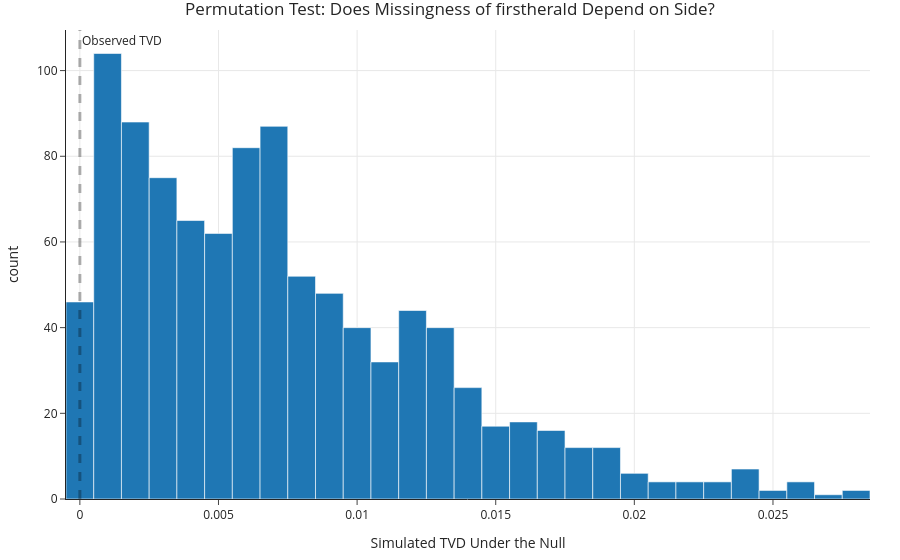

Source (notebook cell):
### Code cell
observed_side_missing, sim_side_missing, p_side_missing = categorical_missingness_permutation_test(
    team,
    missing_col=missing_col,
    group_col="side",
    repetitions=1000
)

print("Missingness column:", missing_col)
print("Observed TVD for side:", observed_side_missing)
print("P-value for side dependency:", p_side_missing)

fig_missing_side = px.histogram(
    x=sim_side_missing,
    nbins=40,
    title=f"Permutation Test: Does Missingness of {missing_col} Depend on Side?",
    labels={"x": "Simulated TVD Under the Null"}
)

fig_missing_side.add_vline(
    x=observed_side_missing,
    line_dash="dash",
    line_width=3,
    annotation_text="Observed TVD"
)

fig_missing_side.show()
fig_missing_side.write_html(assets_dir / "missingness-side-test.html", include_plotlyjs="cdn")

### Figure 1 — Plotly figure (JSON) as saved in the notebook; plotly's stock layout.template omitted (floating-point values rounded to 4 significant figures; data arrays with more than 128 entries replaced by an {"elided": "..."} marker saying what was removed)
{"data": [{"alignmentgroup": "True", "bingroup": "x", "hovertemplate": "Simulated TVD Under the Null=%{x}<br>count=%{y}<extra></extra>", "legendgroup": "", "marker": {"color": "#1F77B4", "pattern": {"shape": ""}}, "name": "", "nbinsx": 40, "offsetgroup": "", "orientation": "v", "showlegend": false, "type": "histogram", "x": {"elided": "1000 float values"}, "xaxis": "x", "yaxis": "y"}], "layout": {"annotations": [{"showarrow": false, "text": "Observed TVD", "x": 0, "xanchor": "left", "xref": "x", "y": 1, "yanchor": "top", "yref": "y domain"}], "barmode": "relative", "legend": {"tracegroupgap": 0}, "shapes": [{"line": {"dash": "dash", "width": 3}, "type": "line", "x0": 0, "x1": 0, "xref": "x", "y0": 0, "y1": 1, "yref": "y domain"}], "title": {"text": "Permutation Test: Does Missingness of firstherald Depend on Side?"}, "xaxis": {"anchor": "y", "domain": [0, 1], "title": {"text": "Simulated TVD Under the Null"}}, "yaxis": {"anchor": "x", "domain": [0, 1], "title": {"text": "count"}}}}
